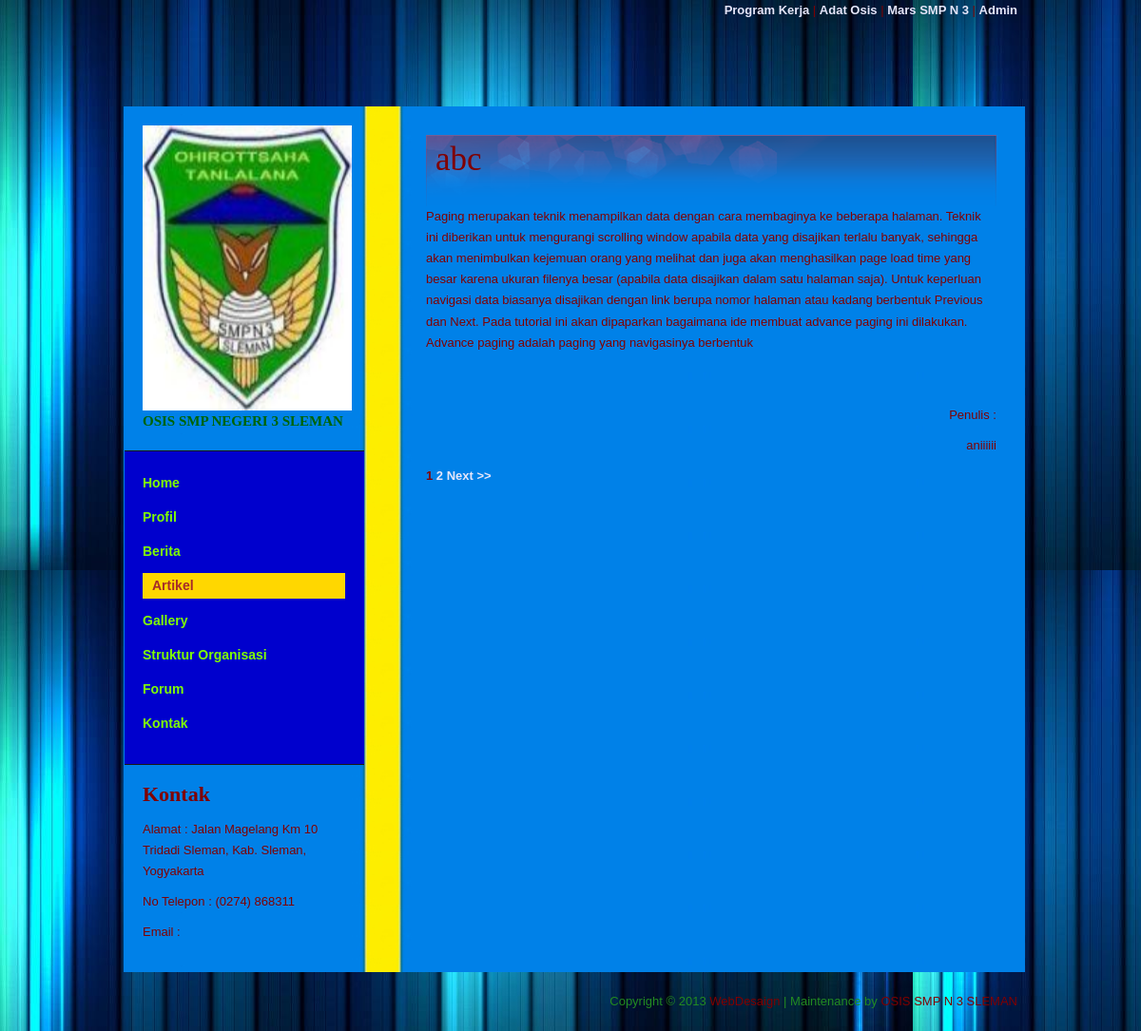
/artikel2.php, run on the app's committed database.
### tables this page shows
CREATE TABLE IF NOT EXISTS `t_kontak` (
  `id_kontak` int(11) NOT NULL,
  `alamat` varchar(100) NOT NULL,
  `no_tlp` varchar(20) NOT NULL,
  `email` varchar(50) NOT NULL
);

CREATE TABLE IF NOT EXISTS `t_artikel` (
  `id_artikel` int(100) NOT NULL AUTO_INCREMENT,
  `judul_artikel` varchar(500) NOT NULL,
  `isi_artikel` text NOT NULL,
  `penulis` varchar(50) NOT NULL,
  PRIMARY KEY (`id_artikel`)
);

### artikel2.php (the view, shortened to what this page needs)
<!DOCTYPE html PUBLIC "-//W3C//DTD XHTML 1.0 Transitional//EN" "http://www.w3.org/TR/xhtml1/DTD/xhtml1-transitional.dtd">
<html xmlns="http://www.w3.org/1999/xhtml">
<head>
<link href="templatemo_style.css" rel="stylesheet" type="text/css" />
</head>
<body>
<div id="templamteo_body_wrapper">
<div id="templatemo_wrapper">
<p align="right"><a href="proker.php">Program Kerja</a> | <a href="adatosis.php">Adat Osis</a> | <a href="Mars.php">Mars SMP N 3</a> | <a href="admin.php">Admin</a></p>
	<div id="templatemo_main_top"></div>
    <div id="templatemo_main">
    	<div id="templatemo_sidebar">
            <div id="site_title"><h1><img src="images/smp_logo.jpg" width="220px" height="300px" /></a><span>OSIS SMP NEGERI 3 SLEMAN</span></h1></div>
            <div id="templatemo_menu">
                <ul>
                    <li><a href="index.php">Home</a></li>
					<li><a href="profil.php">Profil</a></li>
					<li><a href="berita.php">Berita</a></li>
					<li><a href="artikel.php" class="current">Artikel</a></li>
                    <li><a href="galery.php">Gallery</a></li>
					<li><a href="Struktur.php">Struktur Organisasi</a></li>
                    <li><a href="forum.php">Forum</a></li>
                    <li><a href="kontak.php">Kontak</a></li>
                </ul>
			</div>
            <div class="sb_box">
            	<h3>Kontak</h3>
				<?php
						$sql = mysql_query("SELECT * FROM t_kontak");
						while ($data = mysql_fetch_array($sql)){
				?>
						<p> Alamat : <?php echo $data['alamat']; ?></p>
						<p> No Telepon : <?php echo $data['no_tlp']; ?></p>
						<p> Email :<?php echo $data['email']; } ?></p>
            </div>
        </div>
        <div id="templatemo_content">
						<?php
						$dataPerPage = 1;
							if(isset($_GET['page']))
							{
								$noPage = $_GET['page'];
							}
							else $noPage = 1;
							$offset = ($noPage - 1) * $dataPerPage;
							$query = "SELECT * FROM t_artikel LIMIT $offset, $dataPerPage";
							$result = mysql_query($query) or die('Error');
							while($data = mysql_fetch_array($result))
							{
								list($idartikel,$judul,$isi,$penulis)=$data;
								echo "<h2>".$data ['judul_artikel']."</h2>";
								echo "<p>" .$isi. "</p><br></br>";
								echo "<p align='right'> Penulis : </p>";
								echo "<p align='right'>" .$data['penulis']. "</p>";
							}
							$query   = "SELECT COUNT(*) AS jumData FROM t_artikel";
							$hasil  = mysql_query($query);
							$data     = mysql_fetch_array($hasil);
							$jumData = $data['jumData'];
							$jumPage = ceil($jumData/$dataPerPage);
							for($page = 1; $page <= $jumPage; $page++)
							{
									 if ((($page >= $noPage - 3) && ($page <= $noPage + 3)) || ($page == 1) || ($page == $jumPage))
									 {
										if ($page == $noPage) echo " <b>".$page."</b> ";
										else echo " <a href='".$_SERVER['PHP_SELF']."?page=".$page."'>".$page."</a> ";
									 }
							}
							if ($noPage < $jumPage) echo "<a href='".$_SERVER['PHP_SELF']."?page=".($noPage+1)."'>Next &gt;&gt;</a>";
							?>
        </div>
    </div>
    <div id="templatemo_footer">
        Copyright © 2013 <a href="#">WebDesaign</a> | Maintenance by <a href="http://www.templatemo.com" target="_parent">OSIS SMP N 3 SLEMAN</a>
    </div>
</div>
</div>
</body>
</html>

### templatemo_style.css (style rules this page uses)
body { margin: 0; padding: 0; color: #800000; font-family: Tahoma, Geneva, sans-serif; font-size: 13px; line-height: 1.7em; background-color: #746e67; background-image:url(images/blue_back.jpg); background-repeat: repeat }
a, a:link, a:visited { color: #E6E6FA ; font-weight: bold; text-decoration: none; }
p { margin: 0 0 10px 0; padding: 0; }
img { border: none; }
h1, h2, h3, h4, h5, h6 { color: #8B000; font-weight: bold; font-family:Monotype Corsiva; }
h1 { font-size: 28px; margin: 0 0 20px 0; padding: 5px 0 }
h2 { display: block; height: 40px; font-size: 35px; font-family: Jokerman; font-weight: normal; margin: 0; padding: 15px 0 20px 10px; background: url(images/templatemo_h2.png) no-repeat top left }
h3 { font-size: 22px; margin: 0 0 15px; padding: 0; }
#templamteo_body_wrapper { width: 100%; }
#templatemo_wrapper { width: 940px; margin: 0 auto; }
#templatemo_main_top { width: 940px; height: 40px; padding-top: 40px; }
#templatemo_main { clear: both; width: 948px; background:url(images/bluewall_main.jpg) repeat-y }
#templatemo_sidebar { float: left; width: 260px }
#site_title { float: left; padding: 20px; }
#site_title h1 { margin: 0; padding: 0 }
#site_title h1 span { display: block; font-size: 15px; color:#006400; font-family: Tahoma; font-weight: bold; }
#templatemo_menu { clear: both; width: 213px; padding: 20px 20px 20px 19px; margin-left: 1px; background:#0000CD; border-top: 1px solid #1c1914; border-bottom: 1px solid #1c1914; }
#templatemo_menu ul { margin: 0; padding: 0; list-style: none; }
#templatemo_menu ul li { padding: 0px; margin: 0px; }
#templatemo_menu ul li a { display: block; font-size: 14px; text-decoration: none; color: #7FFF00; font-weight: bold; padding: 2px 0; margin-bottom: 10px; outline: none; border: none; }
#templatemo_menu ul li a:hover, #templatemo_menu ul li .current { color: #a52a2a; padding: 2px 0 2px 10px; background: #ffd700; }
.sb_box { clear: both; padding: 20px; }
#templatemo_content { float: right; width: 600px; padding: 30px; }
#templatemo_footer { clear: both; width: 640px; padding: 20px 0 20px 300px; text-align: right; color: #228B22; }
#templatemo_footer a { color: #800000; font-weight: 400 }

### data on the page
t_kontak: alamat "Jalan Magelang Km 10 Tridadi Sleman, Kab. Sleman, Yogyakarta", no_tlp "(0274) 868311"
t_artikel: judul_artikel "abc", isi_artikel "Paging merupakan teknik menampilkan data dengan cara membaginya ke beberapa halaman. Teknik ini diberikan untuk mengurangi scrolling window apabila data yang disajikan terlalu banyak, sehingga akan menimbulkan kejemuan orang yang melihat dan juga akan menghasilkan page load time yang besar karena ukuran filenya besar (apabila data disajikan dalam satu halaman saja). Untuk keperluan navigasi data biasanya disajikan dengan link berupa nomor halaman atau kadang berbentuk Previous dan Next. Pada tutorial ini akan dipaparkan bagaimana ide membuat advance paging ini dilakukan. Advance paging adalah paging yang navigasinya berbentuk", penulis "aniiiiii"
